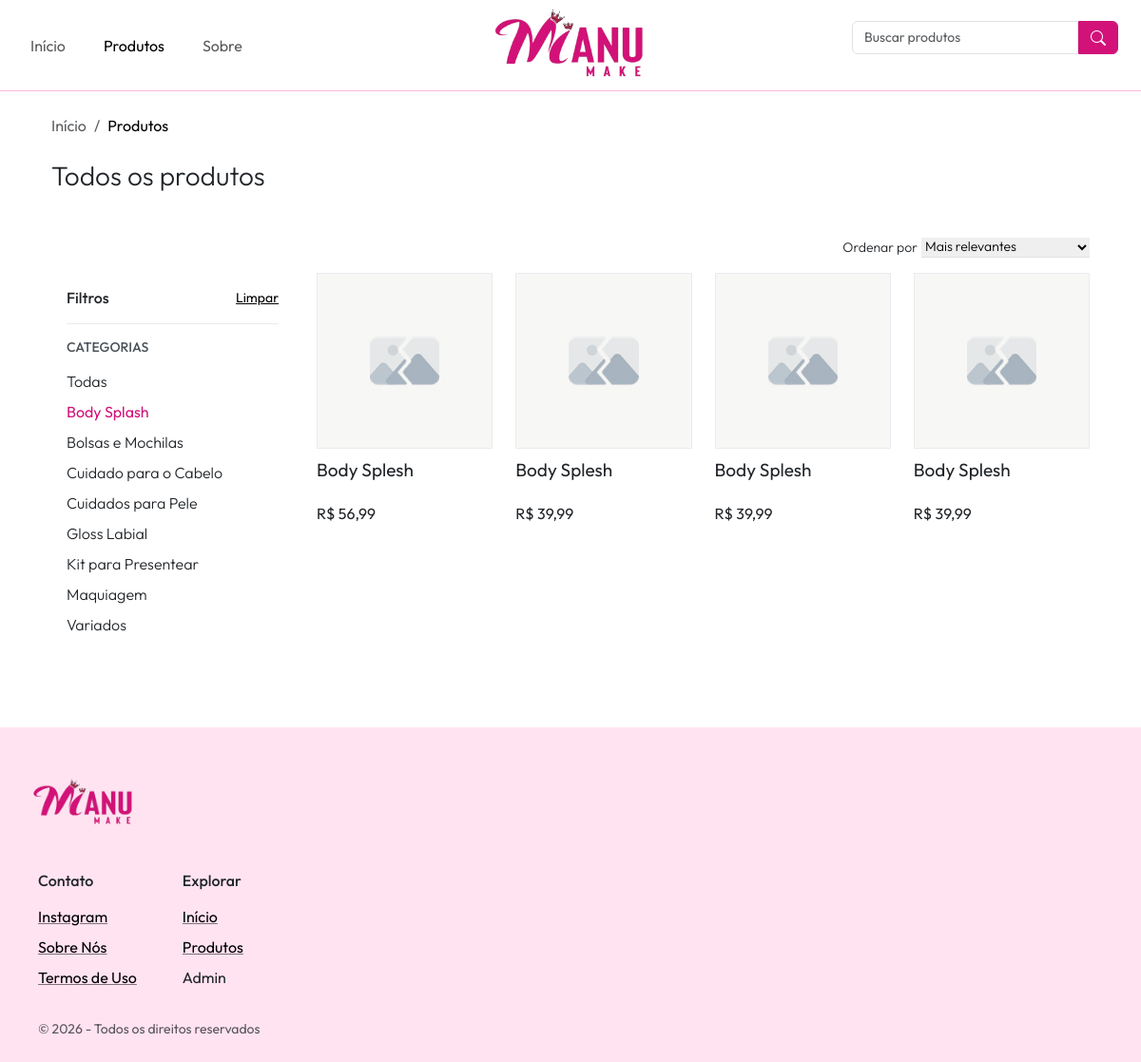
The page /produtos?categoria=body-splash on the database its author committed.
### tables this page shows
CREATE TABLE categoria (
    id INT UNSIGNED NOT NULL AUTO_INCREMENT PRIMARY KEY,
    nome VARCHAR(100) NOT NULL,
    slug VARCHAR(100) NOT NULL,
    ordem INT UNSIGNED NOT NULL DEFAULT 0,
    imagem VARCHAR(200) NULL,
    criado_em TIMESTAMP NOT NULL DEFAULT CURRENT_TIMESTAMP,
    atualizado_em TIMESTAMP NOT NULL DEFAULT CURRENT_TIMESTAMP ON UPDATE CURRENT_TIMESTAMP
);

CREATE TABLE produto (
    id INT UNSIGNED NOT NULL AUTO_INCREMENT PRIMARY KEY,
    nome VARCHAR(100) NOT NULL,
    descricao TEXT NULL,
    preco DECIMAL(10, 2) NOT NULL,
    imagem VARCHAR(200) NULL,
    categoria_id INT UNSIGNED NOT NULL,
    criado_em TIMESTAMP NOT NULL DEFAULT CURRENT_TIMESTAMP,
    atualizado_em TIMESTAMP NOT NULL DEFAULT CURRENT_TIMESTAMP ON UPDATE CURRENT_TIMESTAMP
);

### config/functions.php (called while the page is built, shortened)
<?php
function buscarCategorias(PDO $pdo): array
{
  $sql = "SELECT id, nome, slug, imagem FROM categoria ORDER BY ordem, nome";
  return $pdo->query($sql)->fetchAll(PDO::FETCH_ASSOC);
}
function buscarProdutos(PDO $pdo, ?string $categoriaSlug = null, ?string $ordenar = null): array
{
  $sql = "SELECT p.id, p.nome, p.preco, p.imagem FROM produto p";
  $params = [];
  $where = [];
  if ($categoriaSlug) {
    $sql .= " JOIN categoria c ON p.categoria_id = c.id";
    $where[] = "c.slug = :slug";
    $params[':slug'] = $categoriaSlug;
  }
  if (!empty($where)) {
    $sql .= " WHERE " . implode(" AND ", $where);
  }
  $ordenacoes = [
    'preco-asc' => 'p.preco ASC',
    'preco-desc' => 'p.preco DESC',
    'nome-asc' => 'p.nome ASC',
    'nome-desc' => 'p.nome DESC',
  ];
  $sql .= " ORDER BY " . ($ordenacoes[$ordenar] ?? 'p.id DESC');
  $stmt = $pdo->prepare($sql);
  $stmt->execute($params);
  return $stmt->fetchAll(PDO::FETCH_ASSOC);
}

### pages/produtos.php (the view, shortened to what this page needs)
<?php
require_once __DIR__ . '/../config/database.php';
require_once __DIR__ . '/../config/functions.php';
$baseUrl = $baseUrl ?? '';
function montarUrlProdutos(string $baseUrl, array $params = []): string
{
  $params = array_filter($params, fn($valor) => $valor !== null && $valor !== '');
  $query = http_build_query($params);
  return $baseUrl . '/produtos' . ($query ? '?' . $query : '');
}
$categoriaSlug = $_GET['categoria'] ?? null;
$ordenar = $_GET['ordenar'] ?? '';
$busca = trim($_GET['busca'] ?? '');
$buscaAtiva = $busca !== '';
$categorias = buscarCategorias($pdo);
$produtos = $buscaAtiva
  ? buscarProdutosPorTermo($pdo, $busca, $categoriaSlug, $ordenar)
  : buscarProdutos($pdo, $categoriaSlug, $ordenar);
$totalFiltrosAtivos = ($categoriaSlug ? 1 : 0) + ($buscaAtiva ? 1 : 0);
$filtrosAtivos = $totalFiltrosAtivos > 0;
$filtrosCompartilhados = [
  'ordenar' => $ordenar,
  'busca' => $busca,
];
?>
<?php require_once __DIR__ . '/../includes/breadcrumb.php'; ?>
<main class="container flex-grow-1 d-flex flex-column gap-5">
  <section class="container-sm pt-4">
    <h2 class="fw-light fs-3 mb-5">Todos os produtos</h2>
    <div class="w-100 d-flex justify-content-between align-items-center mb-3 lh-1 row-gap-2 column-gap-1">
      <form class="ms-auto small d-flex flex-wrap align-items-center gap-0_5 column-gap-1 mb-0" method="get">
        <div class="ordenar-filtro-container d-flex flex-column align-items-sm-center flex-sm-row ms-auto gap-0_5 column-gap-1">
          <label for="ordenar" class="ps-1 fw-light">Ordenar por</label>
          <select class="border-0 rounded-0" id="ordenar" name="ordenar" onchange="this.form.submit()">
            <option value="">Mais relevantes</option>
          </select>
        </div>
      </form>
    </div>
    <div class="row g-4 align-items-start">
      <aside class="col-lg-3 order-lg-first">
        <div
          class="offcanvas-lg offcanvas-start filtros-offcanvas"
          tabindex="-1"
          id="filtrosOffcanvas"
          aria-labelledby="filtrosOffcanvasLabel">
          <div class="offcanvas-body p-0 d-block">
            <div class="filtros-sidebar p-3">
              <div class="d-flex align-items-center justify-content-between gap-2 mb-3">
                <h3 class="fs-6 fw-medium mb-0 d-none d-lg-block">Filtros</h3>
                <?php if ($filtrosAtivos) : ?>
                  <a href="<?= $baseUrl ?>/produtos" class="small link-body-emphasis">Limpar</a>
                <?php endif; ?>
              </div>
              <div class="filtro-grupo">
                <h4 class="filtro-titulo">Categorias</h4>
                <div class="d-flex flex-column gap-2">
                  <a
                    href="<?= montarUrlProdutos($baseUrl, $filtrosCompartilhados) ?>"
                    class="filtro-link <?= !$categoriaSlug ? 'active' : '' ?>">
                    Todas
                  </a>
                  <?php foreach ($categorias as $categoria) : ?>
                    <a
                      href="<?= montarUrlProdutos($baseUrl, array_merge($filtrosCompartilhados, ['categoria' => $categoria['slug']])) ?>"
                      class="filtro-link <?= $categoriaSlug === $categoria['slug'] ? 'active' : '' ?>">
                      <?= htmlspecialchars($categoria['nome']) ?>
                    </a>
                  <?php endforeach; ?>
                </div>
              </div>
            </div>
          </div>
        </div>
      </aside>
      <div class="col-lg-9">
        <div class="produtos-grid mx-auto">
          <?php foreach ($produtos as $produto) : ?>
            <div class="produto-item">
              <a href="<?= $baseUrl ?>/produtos/<?= $produto['id'] ?>" class="produto-imagem text-center">
                <img
                  src="<?= $baseUrl ?>/uploads/<?= $produto['imagem'] ?>"
                  alt="<?= $produto['nome'] ?>"
                  class="grid-item-imagem"
                  onerror="this.onerror=null;this.src='<?= $baseUrl ?>/assets/images/fallback.jpg';">
              </a>
              <div class="d-flex flex-column">
                <a href="<?= $baseUrl ?>/produtos/<?= $produto['id'] ?>" class="produto-nome text-body text-decoration-none">
                  <?= $produto['nome'] ?>
                </a>
                <span>
                  R$ <?= number_format($produto['preco'], 2, ',', '.') ?>
                </span>
              </div>
            </div>
          <?php endforeach; ?>
        </div>
      </div>
    </div>
  </section>
</main>

### assets/css/style.css (style rules this page uses)
:root, [data-bs-theme="light"] { --bs-gray: #6c757d; --bs-gray-dark: #343a40; --bs-gray-100: #f8f9fa; --bs-gray-200: #e9ecef; --bs-gray-300: #dee2e6; --bs-gray-400: #ced4da; --bs-gray-500: #adb5bd; --bs-gray-600: #6c757d; --bs-gray-700: #495057; --bs-gray-800: #343a40; --bs-gray-900: #212529; --bs-primary-lightest: #ffe3f1; --bs-primary-lighter: #f9b9db; --bs-primary-light: #f372b7; --bs-primary: #d21279; --bs-primary-dark: #a10e5c; --bs-secondary: #6c757d; --bs-primary-rgb: 210, 18, 121; --bs-secondary-rgb: 108, 117, 125; --bs-body-color-rgb: 33, 37, 41; --bs-font-sans-serif: "Outfit", -apple-system, BlinkMacSystemFont, "Segoe UI", Roboto, "Helvetica Neue", Arial, sans-serif, "Apple Color Emoji", "Segoe UI Emoji", "Segoe UI Symbol"; --bs-body-font-family: var(--bs-font-sans-serif); --bs-body-color: var(--bs-gray-900); --bs-border-color: var(--bs-gray-300); --bs-link-color: var(--bs-primary); --bs-link-hover-color: var(--bs-primary-dark); }
img { width: 100%; }

### assets/css/custom.css (style rules this page uses)
.gap-0_5 { gap: 0.125rem; }
.grid-item-imagem { width: 100%; height: 100%; object-fit: cover; }
.offcanvas-lg { z-index: 10001; }

### assets/css/pages/produtos.css (style rules this page uses)
.produto-item { padding: 0; margin: 0; display: flex; flex-direction: column; gap: 0.5rem; height: 100%; }
.produto-imagem { color: inherit; width: 100%; aspect-ratio: 1 / 1; border: 1px solid var(--bs-gray-200); display: flex; align-items: center; justify-content: center; overflow: hidden; }
.produto-nome { font-size: calc(1rem + 0.25vw); display: -webkit-box; line-clamp: 2; -webkit-line-clamp: 2; -webkit-box-orient: vertical; overflow: hidden; min-height: 3rem; }
.produtos-grid { display: grid; grid-template-columns: repeat(2, minmax(0, 1fr)); justify-content: center; align-items: stretch; gap: 1.5rem; width: 100%; }
.filtros-offcanvas { --bs-offcanvas-width: min(86vw, 320px); }
.filtros-offcanvas .offcanvas-body { overflow-y: auto; }
.filtro-grupo { border-top: 1px solid var(--bs-gray-200); margin-top: 1rem; padding-top: 1rem; }
.filtro-titulo { color: var(--bs-gray-700); font-size: 0.875rem; font-weight: 500; letter-spacing: 0; margin-bottom: 1rem; text-transform: uppercase; }
.filtro-link { color: var(--bs-body-color); display: flex; justify-content: space-between; line-height: 1.25; padding: 0.125rem 0; text-decoration: none; font-weight: 300; }
.filtro-link:hover, .filtro-link.active { color: var(--bs-primary); }
.filtro-link.active { font-weight: 400; }
@media screen and (min-width: 768px) { .produtos-grid { grid-template-columns: repeat(3, minmax(0, 1fr)); max-width: 780px; margin-inline: auto; } }
@media screen and (min-width: 992px) { .produtos-grid { grid-template-columns: repeat(3, minmax(0, 1fr)); max-width: none; } }
@media screen and (min-width: 992px) { .filtros-sidebar { position: sticky; top: 1.5rem; } }
@media screen and (min-width: 1200px) { .produtos-grid { grid-template-columns: repeat(4, minmax(0, 1fr)); } }

### rows shown on the page
categoria: nome "Body Splash"
categoria: nome "Bolsas e Mochilas"
categoria: nome "Cuidado para o Cabelo"
categoria: nome "Cuidados para Pele"
categoria: nome "Gloss Labial"
categoria: nome "Kit para Presentear"
categoria: nome "Maquiagem"
categoria: nome "Variados"
produto: nome "Body Splesh", preco "56,99"
produto: nome "Body Splesh", preco "39,99"
produto: nome "Body Splesh", preco "39,99"
produto: nome "Body Splesh", preco "39,99"

### other values the page prints
$link['name'] "Início"
$link['name'] "Produtos"
$link['name'] "Sobre"
$breadcrumb['name'] "Início"
$breadcrumb['name'] "Produtos"
